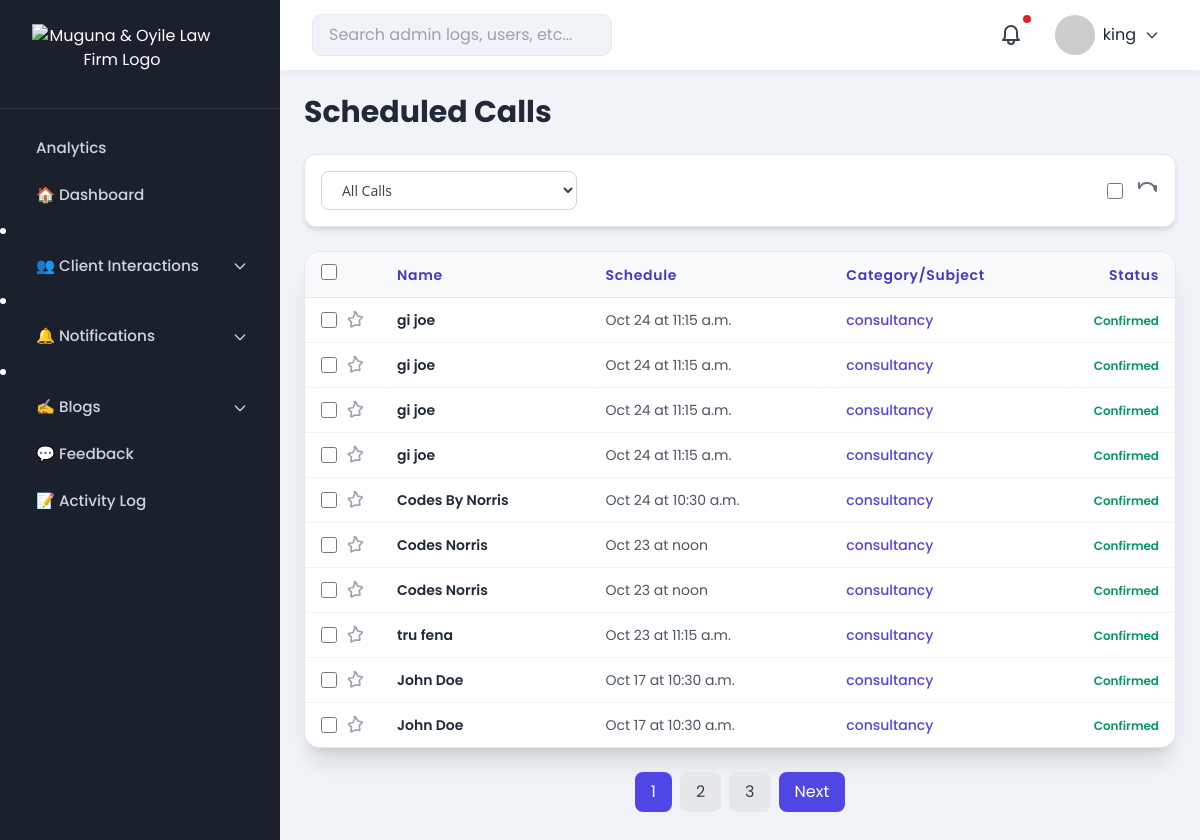
Page /admin-dashboard/calls/ (signed in) on the earlier database version.
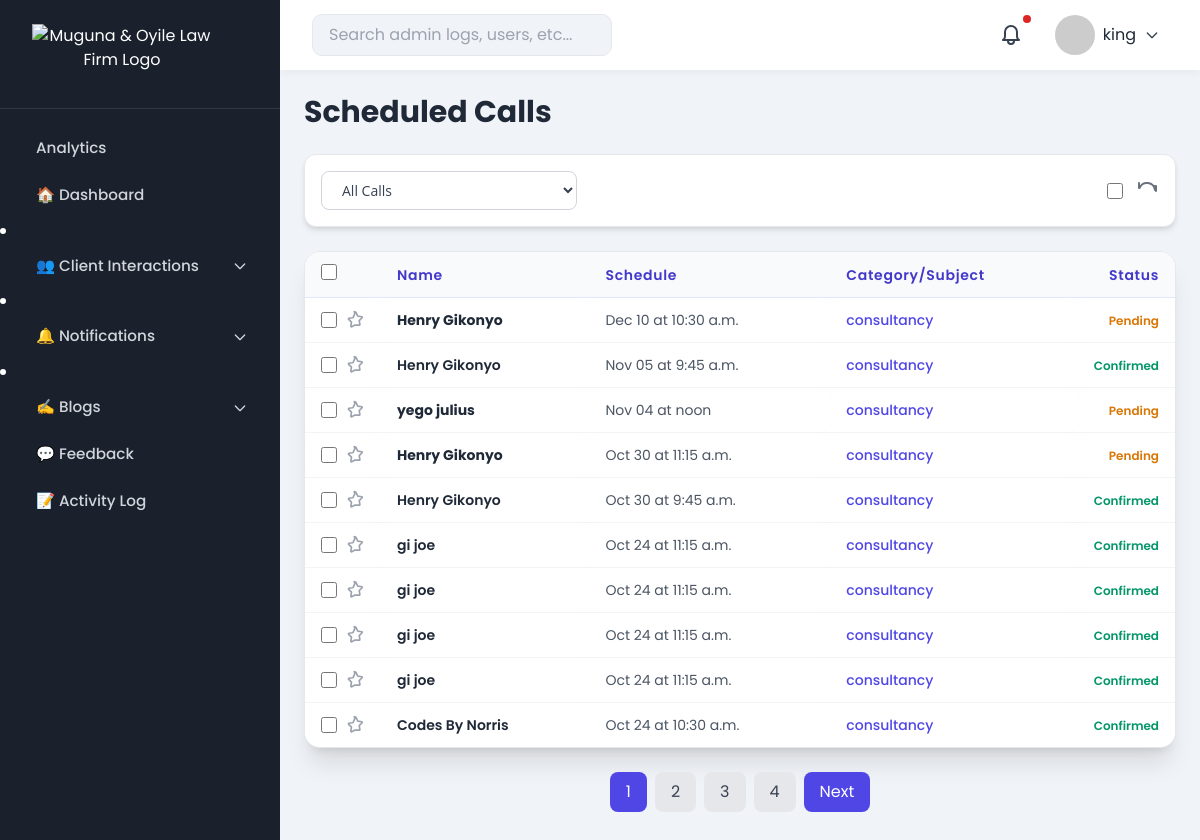
Same page on the later database version.
### advocates/models.py (models this page shows, shortened)
class ScheduledCall(models.Model):
    first_name = models.CharField(max_length=50)
    last_name = models.CharField(max_length=50)
    email = models.EmailField()
    phone_number = models.CharField(max_length=20)
    subject = models.CharField(max_length=50, choices=LEGAL_SERVICES)
    date = models.DateField()
    time_slot = models.TimeField()
    is_confirmed = models.BooleanField(default=False)
    is_read = models.BooleanField(default=False)
    is_red_flag = models.BooleanField(default=False)
    created_at = models.DateTimeField(auto_now_add=True)
    reminder_sent = models.BooleanField(default=False)
    class Meta:
        ordering = ["-created_at"]

### advocates/admin_views.py (the view)
# urls.py: path('admin-dashboard/calls/', admin_views.scheduled_calls_admin, name='admin_dashboard_calls'),
@login_required
@user_passes_test(admin_required)
def scheduled_calls_admin(request):
    status_filter = request.GET.get('status', '')
    calls = ScheduledCall.objects.order_by('-date', '-time_slot')
    if status_filter == 'confirmed':
        calls = calls.filter(is_confirmed=True)
    elif status_filter == 'pending':
        calls = calls.filter(is_confirmed=False)
    paginator = Paginator(calls, 10)  # Show 10 calls per page
    page_number = request.GET.get('page', 1)  # Default to page 1
    page_obj = paginator.get_page(page_number)
    return render(request, "admin_dashboard/scheduled_calls.html", {
        "calls": page_obj,
        "selected_status": status_filter,  # For dropdown persistence
    })

### advocates/admin_views.py (called while the page is built)
def admin_required(user):
    return user.is_staff or user.is_superuser

### advocates/context_processors.py (called while the page is built)
def admin_context(request):
    if request.user.is_authenticated:
        red_flags = ContactMessage.objects.filter(is_red_flag=True).count()
        unread_messages = ContactMessage.objects.filter(is_read=False).count()
        unread_calls = ScheduledCall.objects.filter(is_read=False).count()
        total_notifications = unread_messages + unread_calls
        return {
            "admin_name": request.user.get_full_name() or request.user.username,
            "red_flag_count": red_flags,
            "total_notifications": total_notifications,
        }
    return {}

### advocates/templates/admin_dashboard/scheduled_calls.html (shortened to what the changed rows need)
{% extends "admin_dashboard/base_admin.html" %}
{% load static %}
{% block dashboard_content %}
<div class="p-4 sm:p-6">
    <h1 class="text-2xl sm:text-3xl font-bold mb-6 text-gray-800 font-header">Scheduled Calls</h1>
    <div class="overflow-x-auto border border-gray-200 rounded-2xl shadow-2xl bg-white">
        <table class="min-w-[800px] w-full table-auto border-collapse">
            <thead class="bg-indigo-50 border-b border-indigo-100">
                <tr>
                    <th class="px-4 py-3 text-left font-semibold text-indigo-700 tracking-wider text-sm w-12 sm:w-16">
                        <input type="checkbox" id="selectAll" class="h-4 w-4 text-indigo-600 border-gray-300 rounded focus:ring-indigo-500">
                    </th>
                    <th class="px-4 py-3 text-left font-semibold text-indigo-700 tracking-wider text-sm">Name</th>
                    <th class="px-4 py-3 text-left font-semibold text-indigo-700 tracking-wider text-sm">Schedule</th>
                    <th class="px-4 py-3 text-left font-semibold text-indigo-700 tracking-wider text-sm">Category/Subject</th>
                    <th class="px-4 py-3 text-right font-semibold text-indigo-700 tracking-wider text-sm w-20 sm:w-24">Status</th>
                </tr>
            </thead>
            <tbody class="divide-y divide-gray-100">
                {% for call in calls %}
                <tr class="message-row hover:bg-indigo-50/30 transition-colors duration-150 {% if not call.is_read %}bg-blue-50{% endif %}"
                    data-call-id="{{ call.id }}"
                    data-first-name="{{ call.first_name }}"
                    data-last-name="{{ call.last_name }}"
                    data-email="{{ call.email }}"
                    data-phone="{{ call.phone_number }}"
                    data-subject="{{ call.subject }}"
                    data-date="{{ call.date|date:'M d, Y' }}"
                    data-time="{{ call.time_slot|default:'N/A' }}"
                    data-confirmed="{{ call.is_confirmed|yesno:'Yes,No' }}">
                    <td class="px-4 py-3 text-center">
                        <div class="flex items-center space-x-2">
                            <input type="checkbox" class="h-4 w-4 text-indigo-600 border-gray-300 rounded focus:ring-indigo-500 call-checkbox">
                            <svg class="w-5 h-5 {% if call.is_starred %}text-yellow-500{% else %}text-gray-400 hover:text-yellow-500{% endif %} transition-colors star-icon"
                                fill="{% if call.is_starred %}currentColor{% else %}none{% endif %}" stroke="currentColor" viewBox="0 0 24 24">
                                <path stroke-linecap="round" stroke-linejoin="round" stroke-width="2"
                                    d="M11.049 2.152A.75.75 0 0112 2.25c.54 0 1.059.324 1.309.854l1.83 3.868a.75.75 0 00.56.439l4.385.637a.75.75 0 01.417 1.27l-3.17 3.093a.75.75 0 00-.215.688l.75 4.363a.75.75 0 01-1.082.784L12 18.017l-3.921 2.067a.75.75 0 01-1.082-.784l.75-4.363a.75.75 0 00-.215-.688l-3.17-3.093a.75.75 0 01.417-1.27l4.385-.637a.75.75 0 00.56-.439l1.83-3.868a.75.75 0 01.309-.854z"></path>
                            </svg>
                        </div>
                    </td>
                    <td class="px-4 py-3 text-sm font-semibold text-gray-800 {% if not call.is_read %}font-bold{% endif %}">{{ call.first_name }} {{ call.last_name }}</td>
                    <td class="px-4 py-3 text-sm text-gray-600">{{ call.date|date:"M d" }} at {{ call.time_slot|default:'TBD' }}</td>
                    <td class="px-4 py-3 text-sm font-medium text-indigo-600">{{ call.subject }}</td>
                    <td class="px-4 py-3 text-sm text-gray-500 text-right relative">
                        <div class="date-column transition-opacity duration-150">
                            {% if call.is_confirmed %}
                                <span class="text-xs font-semibold text-green-600">Confirmed</span>
                            {% else %}
                                <span class="text-xs font-semibold text-yellow-600">Pending</span>
                            {% endif %}
                        </div>
                    </td>
                </tr>
                {% empty %}
                <tr>
                    <td colspan="5" class="px-4 py-10 text-center text-gray-500 font-content">No scheduled calls{% if selected_status %} ({{ selected_status|capfirst }}){% endif %}.</td>
                </tr>
                {% endfor %}
            </tbody>
        </table>
    </div>
    {% if calls.has_other_pages %}
    <div class="mt-6 flex justify-center">
        <nav class="inline-flex space-x-2" aria-label="Pagination">
            {% for num in calls.paginator.page_range %}
            <a href="?page={{ num }}{% if selected_status %}&status={{ selected_status|urlencode }}{% endif %}" class="{% if calls.number == num %}bg-indigo-600 text-white{% else %}bg-gray-200 text-gray-700 hover:bg-gray-300{% endif %} px-4 py-2 rounded-lg transition-colors">{{ num }}</a>
            {% endfor %}
            {% if calls.has_next %}
            <a href="?page={{ calls.next_page_number }}{% if selected_status %}&status={{ selected_status|urlencode }}{% endif %}" class="px-4 py-2 bg-indigo-600 text-white rounded-lg hover:bg-indigo-700 transition-colors">Next</a>
            {% endif %}
        </nav>
    </div>
    {% endif %}
</div>
{% endblock %}

Differences in the rows shown:
no longer on this page (row unchanged): ScheduledCall: first_name "Codes", last_name "Norris", date "Oct 23", time_slot "noon", subject "consultancy", is_confirmed "Confirmed"
no longer on this page (row unchanged): ScheduledCall: first_name "Codes", last_name "Norris", date "Oct 23", time_slot "noon", subject "consultancy", is_confirmed "Confirmed"
no longer on this page (row unchanged): ScheduledCall: first_name "tru", last_name "fena", date "Oct 23", time_slot "11:15 a.m.", subject "consultancy", is_confirmed "Confirmed"
no longer on this page (row unchanged): ScheduledCall: first_name "John", last_name "Doe", date "Oct 17", time_slot "10:30 a.m.", subject "consultancy", is_confirmed "Confirmed"
no longer on this page (row unchanged): ScheduledCall: first_name "John", last_name "Doe", date "Oct 17", time_slot "10:30 a.m.", subject "consultancy", is_confirmed "Confirmed"
added ScheduledCall: first_name "Henry", last_name "Gikonyo", date "Dec 10", time_slot "10:30 a.m.", subject "consultancy", is_confirmed "Pending", is_read False (drawn)
added ScheduledCall: first_name "Henry", last_name "Gikonyo", date "Nov 05", time_slot "9:45 a.m.", subject "consultancy", is_confirmed "Confirmed"
added ScheduledCall: first_name "yego", last_name "julius", date "Nov 04", time_slot "noon", subject "consultancy", is_confirmed "Pending", is_read False (drawn)
added ScheduledCall: first_name "Henry", last_name "Gikonyo", date "Oct 30", time_slot "11:15 a.m.", subject "consultancy", is_confirmed "Pending", is_read False (drawn)
added ScheduledCall: first_name "Henry", last_name "Gikonyo", date "Oct 30", time_slot "9:45 a.m.", subject "consultancy", is_confirmed "Confirmed"
Other differences:
new list line: "4"
